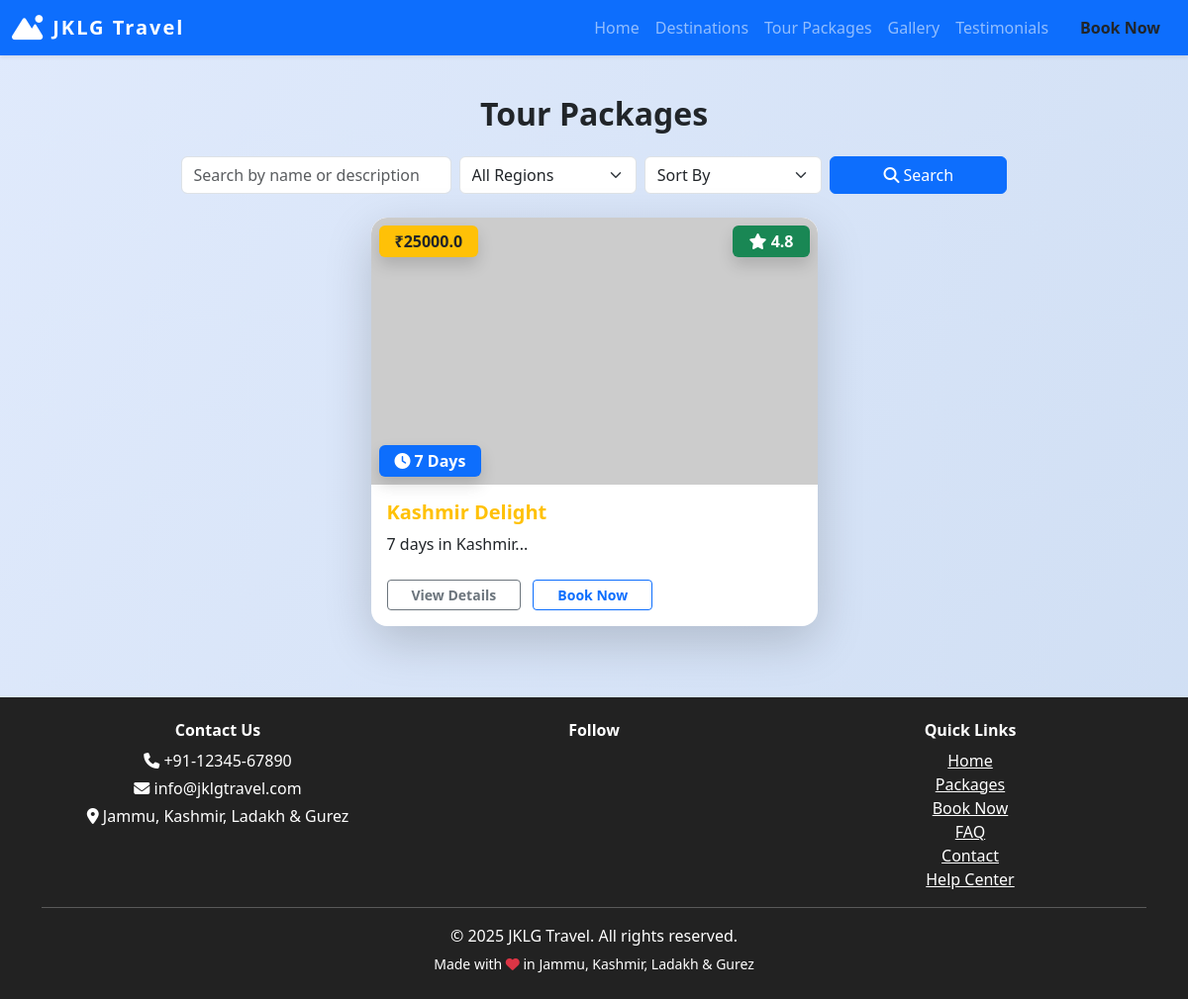
Before: /packages with the older database file.
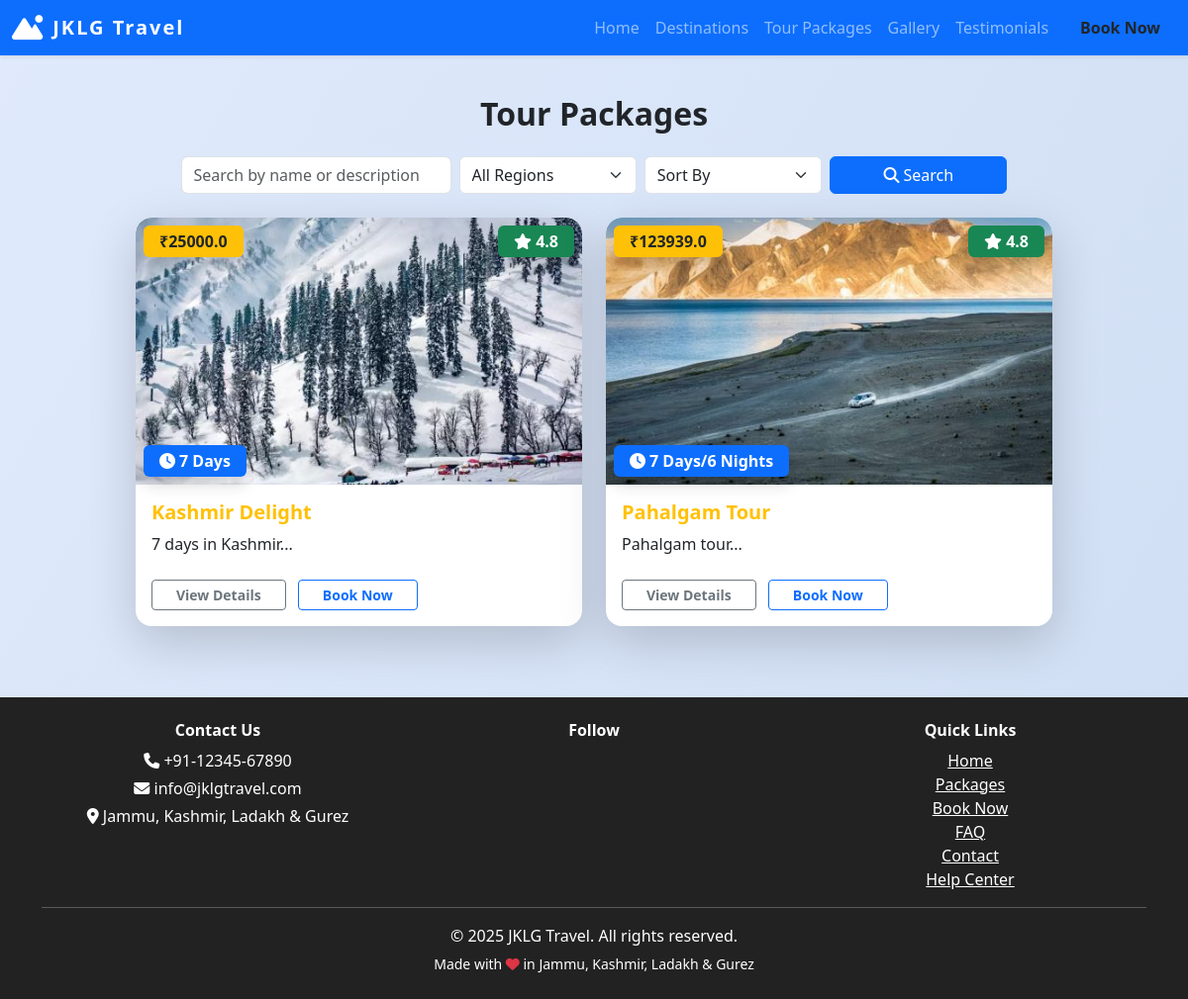
After: the same page with the newer database file.
### models.py (models this page shows)
class TourPackage(db.Model):
    id = db.Column(db.Integer, primary_key=True)
    title = db.Column(db.String(120), nullable=False)
    description = db.Column(db.Text, nullable=False)
    price = db.Column(db.Float, nullable=False)
    duration = db.Column(db.String(50), nullable=False)
    image = db.Column(db.String(200))  # Add image field for upload
    places = db.relationship('Place', secondary='package_places', backref='packages')
    itinerary = db.Column(db.Text)
    accommodations = db.Column(db.Text)
    included = db.Column(db.Text)
    excluded = db.Column(db.Text)
    custom_destinations = db.Column(db.String(500))  # New field for manual destinations
    published = db.Column(db.Boolean, default=False)  # New field for published status

### views.py (the view)
@main.route('/packages')
def packages():
    page = request.args.get('page', 1, type=int)
    per_page = 6
    q = request.args.get('q', '').strip()
    region = request.args.get('region', '').strip()
    sort = request.args.get('sort', '')
    query = TourPackage.query
    if q:
        query = query.filter((TourPackage.title.ilike(f'%{q}%')) | (TourPackage.description.ilike(f'%{q}%')))
    if region:
        query = query.join(TourPackage.places).filter_by(region=region)
    if sort == 'price_asc':
        query = query.order_by(TourPackage.price.asc())
    elif sort == 'price_desc':
        query = query.order_by(TourPackage.price.desc())
    elif sort == 'duration_asc':
        query = query.order_by(TourPackage.duration.asc())
    elif sort == 'duration_desc':
        query = query.order_by(TourPackage.duration.desc())
    pagination = query.paginate(page=page, per_page=per_page, error_out=False)
    packages = pagination.items
    return render_template('packages.html', packages=packages, pagination=pagination)

### views.py (called while the page is built)
@main.context_processor
def inject_site_settings():
    settings = SiteSettings.query.first()
    return dict(site_settings=settings)

### templates/packages.html (shortened to what this page needs)
{% extends 'base.html' %}
{% block content %}
<h2 class="section-title text-center">Tour Packages</h2>
<form method="get" class="row g-2 mb-4 justify-content-center">
  <div class="col-md-3">
    <input type="text" class="form-control" name="q" placeholder="Search by name or description" value="{{ request.args.get('q', '') }}">
  </div>
  <div class="col-md-2">
    <select class="form-select" name="region">
      <option value="">All Regions</option>
    </select>
  </div>
  <div class="col-md-2">
    <select class="form-select" name="sort">
      <option value="">Sort By</option>
    </select>
  </div>
  <div class="col-md-2">
    <button class="btn btn-primary w-100" type="submit"><i class="fa fa-search me-1"></i>Search</button>
  </div>
</form>
<div class="row mb-5 justify-content-center">
    {% for package in packages %}
    <div class="col-md-5 mb-4 animate__animated animate__zoomIn">
        <div class="card h-100 border-0 shadow-lg position-relative package-card">
            <div class="position-relative">
                <img src="{{ url_for('static', filename='packages/' + package.image) if package.image else 'https://via.placeholder.com/600x400?text=Package' }}" class="card-img-top" alt="{{ package.title }}" style="height: 270px; object-fit: cover; border-radius: 1rem 1rem 0 0;">
                <span class="badge bg-warning text-dark position-absolute top-0 start-0 m-2 fs-6 px-3 py-2 shadow">₹{{ package.price }}</span>
                <span class="badge bg-primary position-absolute bottom-0 start-0 m-2 fs-6 px-3 py-2 shadow"><i class="fa fa-clock me-1"></i>{{ package.duration }}</span>
                <span class="badge bg-success position-absolute top-0 end-0 m-2 fs-6 px-3 py-2 shadow"><i class="fa fa-star"></i> {{ package.rating if package.rating else '4.8' }}</span>
            </div>
            <div class="card-body pt-3">
                <h5 class="card-title text-warning fw-bold mb-2">{{ package.title }}</h5>
                <p class="card-text mb-3">{{ package.description[:120] }}...</p>
                <a href="/packages/{{ package.id }}" class="btn btn-outline-secondary btn-sm mt-2 px-4 fw-bold me-2">View Details</a>
                <a href="/book?package={{ package.title|urlencode }}" class="btn btn-outline-primary btn-sm mt-2 px-4 fw-bold">Book Now</a>
            </div>
        </div>
    </div>
    {% endfor %}
</div>
{% endblock %}

Changed rows visible on the page:
changed TourPackage "Kashmir Delight": image: picture added in place of a placeholder
added TourPackage: image (picture), price "123939.0", duration "7 Days/6 Nights", rating "4.8", title "Pahalgam Tour", description "Pahalgam tour"
